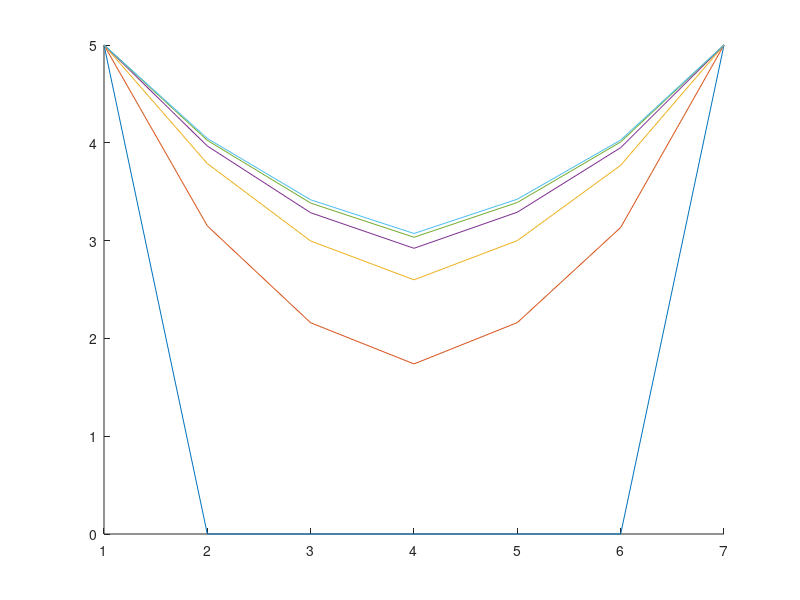

Source code (MATLAB):
function [] = heat_conduction(~)
%first non-linear equation.
err= input('saturation limit between two consecutive readings ');
gse= input('gauss-siedel saturation limit between two consecutive readings ');
c=input('max no. of iteration for gauss siedel method ');
l= input('length of the rod(in metres) '); 
n= input('number_of_points_of study '); %number of grid points
m= input('number_of_iterations '); %how many times you want to iterate, for achieving the steady state
k= input('thermal conductivity '); % thermal conductivity of a material
t= input('time of computation '); %for how long you want to compute
%c=k*t/m*(l/n);
p = input('lambda ');
%drichlet boundary conditions
flag= false;
flag2= false;
a=input('right hand side temp = ');
b=input('left hand side temp = ');
A = zeros(m+1,n+2); % the 2 D matrix was set to zero initial values, which was furthur used in Gauss-seidel method.
B = zeros(1,n);     %This is the comparator & substitution matrix.
C = zeros(1,n);     %This is the convergence check matrix.

% setting the boundary condition on the matrix element
for i=1:m+1
    A(i,1) = a;
end
for i=1:m+1
    A(i,n+2) = b;
end
disp(A);

%implicit calculation of the temprature profile, with an open loop method
i=1;
e =0;
o=0;
product=1;
while (i<= m )
    
j=2;
while( j<= n+1 ) 
       
     
    
    A(i+1,j)= (A(i,j) + c*(A(i+1,j+1)) +c*(A(i+1,j-1)) )/(1+2*c)  ; % this is the implicit equation.
    
    
    %if ((A(i+1,j))-(A(i,j)) < err ) convergence condition
     %   flag = true;
      
   j=j+1;
    
   end
    
   disp(A);
   disp('1st row of A'); % this is the first row of a after convergence
   
   
    j=2;   
    count=0;
    flag2= false;
    
    %
    while ( flag2== false)
       
        count=count+1;
       
      for k=1:n
        
      B(1,k)= (A(i,j) + c*(A(i+1,j+1)) +c*(A(i+1,j-1)) )/(1+2*c)  ;  % this is the implicit equation
    
      j=j+1;    
      end
      
      j=2;
    disp(B);
    disp('new A as B');
    disp(C);
    disp('c');
    
    for s=2:n+1
        e = A(i+1,s) - B(1,s-1);
        %disp(e);
        %disp('e');
        %disp('iteration number');
        if (gse < e )
            C(1,s-1)= 1;
        end
        
    end
    
    disp(C);
    disp('C matrix');
        
        for o=1:n
            product=C(1,o)*product;
        end
        
        %here we see that the saturation has been reached.
    if (product == 1 || count== c)
        flag2 = true;
        disp('gs saturation reached for this row');
        
    end
    
    
        for s=2:n+1
            A(i+1,s)=B(1,s-1); % substitution matrix
        end
        
    end
   
i=i+1;
disp(i);   
end


%if (flag == true)
%        disp( 'steady state reached ' );    
    


A(m+1,n+2)= b;

disp(A);
disp('final');

hold on
for i=1:m+1
plot(A(i,:))

end

end
